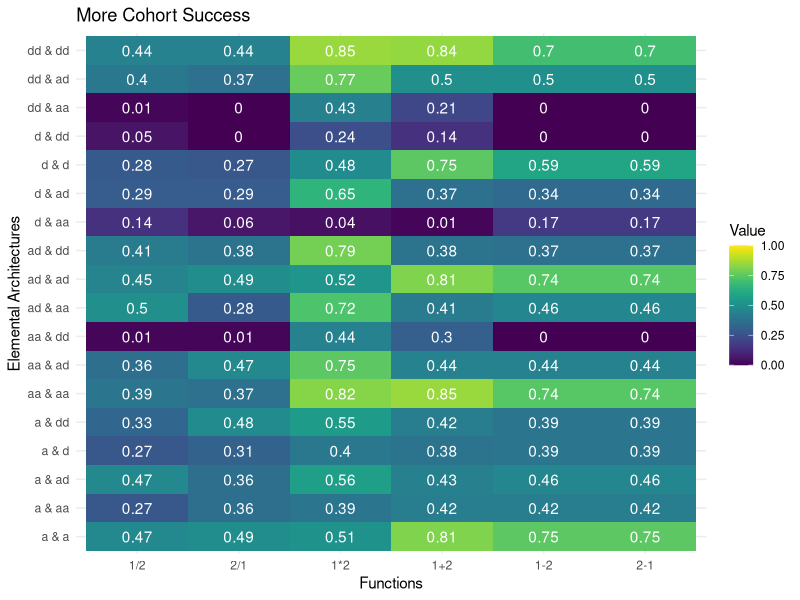

Write R code to recreate this figure.
#Turn table into colored matrix

library(ggplot2)
library(viridis)

#Read in more.succ.matrix.csv
dat <- read.csv("more.cohort.succ.matrix.csv")

#change column names to display correct functions
colnames(dat) <- c("first element","second element","1/2","2/1","1*2","1+2","1-2","2-1","total")

#combine columns 1 & 2 
combined_column <- paste(dat$"first element", dat$"second element", sep = " & ")

# Name the combined column
dat$'Elemental.Architectures' <- combined_column

#remove the 1st & 2nd column
dat <- dat[, -1]
dat <- dat[, -1]

#rearrange to make elemental architectures column 1
dat <- dat[, c(8, 1:7)]

#remove "total" column
more.cohort.succ.matrix <- dat[,1:7]

# Get row and column names
row_names <- rownames(more.cohort.succ.matrix)
col_names <- colnames(more.cohort.succ.matrix)


# Melt the table to long format
library(reshape2)

more.cohort.succ.matrix.long <- melt(more.cohort.succ.matrix)


# Create the plot
ggplot(more.cohort.succ.matrix.long, aes(x = variable, y = Elemental.Architectures, fill = value)) +
  geom_tile() +
  geom_text(aes(label = value), color = "white") + #added numbers to cells#
  scale_fill_viridis(name = "Value", limits = c(0, 1)) +
  labs(x = "Functions", y = "Elemental Architectures") +
  ggtitle("More Cohort Success")+
  theme_minimal() 
